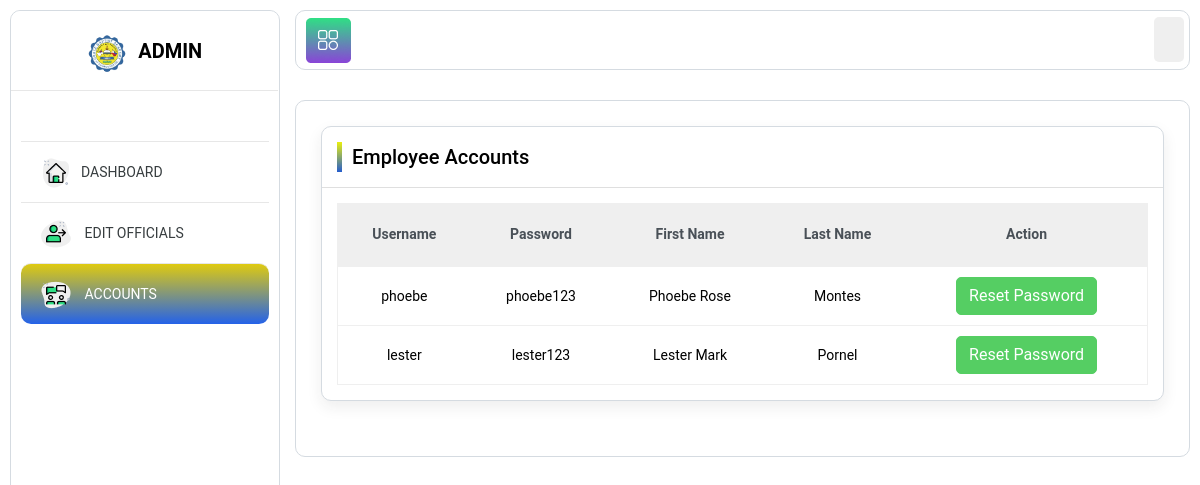
Screenshot of /emp_accounts.php with the database file from the repository.
### tables this page shows
CREATE TABLE `users` (
  `id` int(11) NOT NULL,
  `username` varchar(255) NOT NULL,
  `password` varchar(255) NOT NULL,
  `type` int(11) NOT NULL DEFAULT 0,
  `firstname` varchar(255) NOT NULL,
  `lastname` varchar(255) NOT NULL
);

### emp_accounts.php (the view, shortened to what this page needs)
<?php
include 'dbconnection.php';
?>
<!DOCTYPE html>
<html lang="en">
<head>
<link rel="stylesheet" href="https://cdn.jsdelivr.net/npm/bootstrap-icons@1.11.3/font/bootstrap-icons.min.css">
<link href="https://cdn.jsdelivr.net/npm/bootstrap@5.3.3/dist/css/bootstrap.min.css" rel="stylesheet">
<link rel="stylesheet" href="https://cdn.datatables.net/2.1.8/css/dataTables.dataTables.css">
<link rel="stylesheet" href="https://cdn.datatables.net/buttons/3.2.0/css/buttons.dataTables.css">
<link href="../../../../css?family=Roboto:300,400,500,700,900" rel="stylesheet">
<link rel="stylesheet" href="assets/css/bootstrap.min.css">
<link rel="stylesheet" href="assets/plugins/fontawesome/css/all.min.css">
<link rel="stylesheet" href="assets/plugins/fontawesome/css/fontawesome.min.css">
<link rel="stylesheet" href="assets/css/fullcalendar.min.css">
<link rel="stylesheet" href="assets/css/dataTables.bootstrap4.min.css">
<link rel="stylesheet" href="assets/plugins/morris/morris.css">
<link rel="stylesheet" href="assets/css/style.css">
</head>
<body>
<div class="main-wrapper">
<div class="header-outer">
<div class="header">
<a id="toggle_btn" class="float-left" href="javascript:void(0);">
<img src="assets/img/sidebar/icon-21.png" alt="">
</a>
<ul class="nav user-menu float-right">
 <li class="nav-item dropdown has-arrow">
<a href="#" class=" nav-link user-link" data-toggle="dropdown">
</a>
</li>
</ul>
</div>
</div>
<div class="sidebar" id="sidebar">
<div class="sidebar-inner slimscroll">
<div id="sidebar-menu" class="sidebar-menu">
<div class="header-left">
<a href="#" class="logo">
<img src="img/logo1.png" width="40" height="40" alt="" class="">
<span class="text-uppercase ms-2 mt-5">Admin</span>
</a>
</div>
<ul class="sidebar-ul">
<li class="menu-title"></li>
<li class="">
<a href="useradmin.php"><img src="assets/img/sidebar/icon-1.png" alt="icon"><span>Dashboard</span></a>
</li>
<li class="">
  <a href="edit_team.php"><img src="assets/img/sidebar/icon-2.png" alt="icon"> <span> Edit Officials</span> <span class=""></span></a>
</li>
<li class="active">
  <a href="emp_accounts.php"><img src="assets/img/sidebar/icon-4.png" alt="icon"> <span>Accounts</span> <span class=""></span></a>
</li>
</ul>
</div>
</div>
</div>
<div class="page-wrapper">
<div class="content container-fluid">
<div class="page-header">
<div class="row">
<div class="col-lg-12">
<div class="card">
<div class="card-header">
<div class="row align-items-center">
<div class="col-sm-6">
 <div class="page-title">
Employee Accounts
</div>
</div>
</div>
</div>
<div class="card-body">
    <div class="table-responsive">
        <table id="userTable" class="table custom-table">
            <thead class="thead-light">
                <tr>
                    <th class="text-center">Username</th>
                    <th class="text-center">Password</th>
                    <th class="text-center">First Name</th>
                    <th class="text-center">Last Name</th>
                    <th class="text-center">Action</th>
                </tr>
            </thead>
            <tbody>
                <?php
                $query = "SELECT * FROM `users` WHERE `type` IN (1, 2, 3, 4)";
                $statement = $conn->prepare($query);
                $statement->execute();
                $result = $statement->fetchAll();
                if ($result) {
                    foreach ($result as $row) {
                ?>
                        <tr>
                            <td class="text-center"><?= $row['username']; ?></td>
                            <td class="text-center"><?= $row['password']; ?></td>
                            <td class="text-center"><?= $row['firstname']; ?></td>
                            <td class="text-center"><?= $row['lastname']; ?></td>
                            <td>
                                <form action="process.php" method="POST">
                                    <div class="text-center">
                                        <button class="btn btn-success" type="submit" name="reset" onclick="return confirm('Are you sure you want to reset password of <?= $row['firstname']; ?>?');" value="<?= $row['id']; ?>">Reset Password</button>
                                    </div>
                                </form>
                            </td>
                        </tr>
                <?php
                    }
                } else {
                ?>
                    <tr>
                        <td colspan="5">No Record Found</td>
                    </tr>
                <?php
                }
                ?>
            </tbody>
        </table>
    </div>
</div>
</div>
</div>
</div>
</div>
</div>
</div>
</body>
</html>

### rows the page displays
users: username "phoebe", password "phoebe123", firstname "Phoebe Rose", lastname "Montes"
users: username "lester", password "lester123", firstname "Lester Mark", lastname "Pornel"
